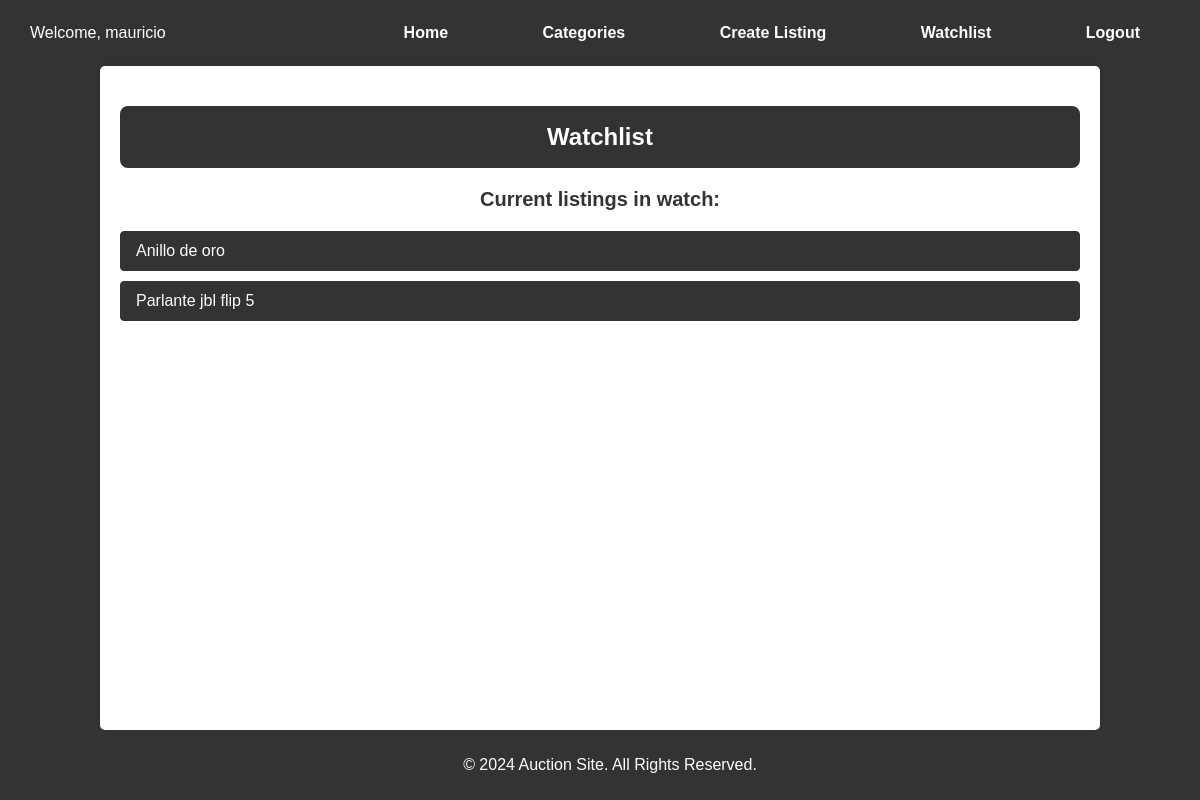
/watchlist_store (signed in), run on an earlier commit of the app's database.
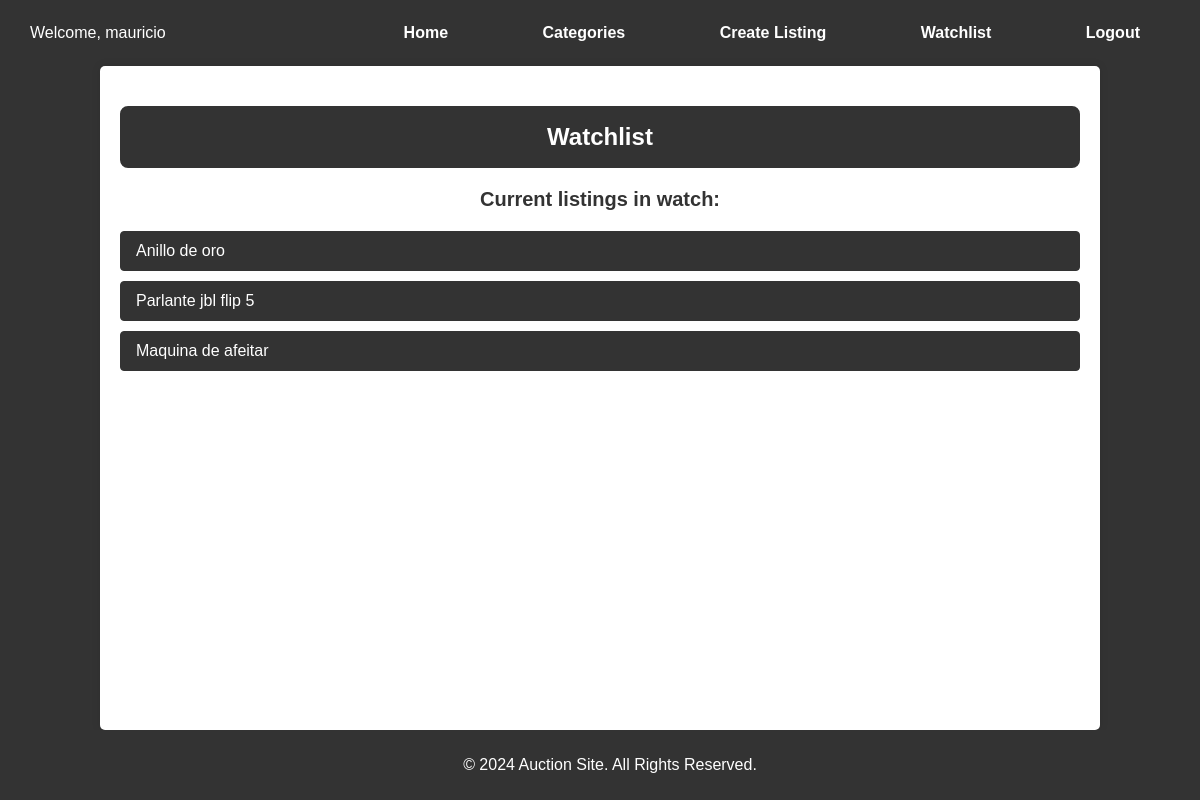
And on a later commit of the database.
### auctions/models.py (models this page shows, shortened)
class AuctionListing(models.Model):
    CATEGORY_CHOICES = [
        ('SPORTS', 'Sports'),
        ('ELECTRONICS', 'Electronics'),
        ('FASHION', 'Fashion'),
        ('HOME', 'Home'),
        ('OTHER', 'Other'),
    ]
    title = models.CharField(max_length=64)
    description = models.TextField()
    starting_bid = models.DecimalField(max_digits=10, decimal_places=2)
    image_url = models.URLField(blank=True, null=True)
    category = models.CharField(max_length=64, choices=CATEGORY_CHOICES, blank=True, null=True)
    owner = models.ForeignKey(User, on_delete=models.CASCADE, related_name="listings")
    is_active = models.BooleanField(default=True)
    winner = models.ForeignKey(User, on_delete=models.SET_NULL, null=True, blank=True, related_name="won_auctions")
    winning_bid = models.DecimalField(max_digits=10, decimal_places=2, null=True, blank=True)

### auctions/views.py (the view)
# urls.py: path("watchlist_store", views.watchlist_store, name="watchlist_store"),
@login_required
def watchlist_store(request):
    all_watchlists = request.user.watchlist.all()  # Obtener todas las subastas en la lista de seguimiento del usuario.
    return render(request, "auctions/watchlist.html", {
        "all_watchlists": all_watchlists,
    })

### auctions/templates/auctions/watchlist.html
{% extends 'auctions/layout.html' %}
{% block body %}
    <h2 class="active-listings-title">Watchlist</h2>
    <h3 class="no-listings-message">Current listings in watch:</h3>
    {% if all_watchlists %}
        {% for watchlist in all_watchlists %}
            <ul class="categories-list">
                <li class="category-item">
                    <a href="{% url 'auctions:listing_detail' watchlist.id %}" class="category-link">{{ watchlist.title }}</a>
                </li>
            </ul>
        {% endfor %}
    {% else %}
        <p class="no-listings-message">No listings in watch.</p>
    {% endif %}
{% endblock %}

What changed in the data, as far as the page shows it:
now on this page (row edited): AuctionListing: title "Maquina de afeitar"
